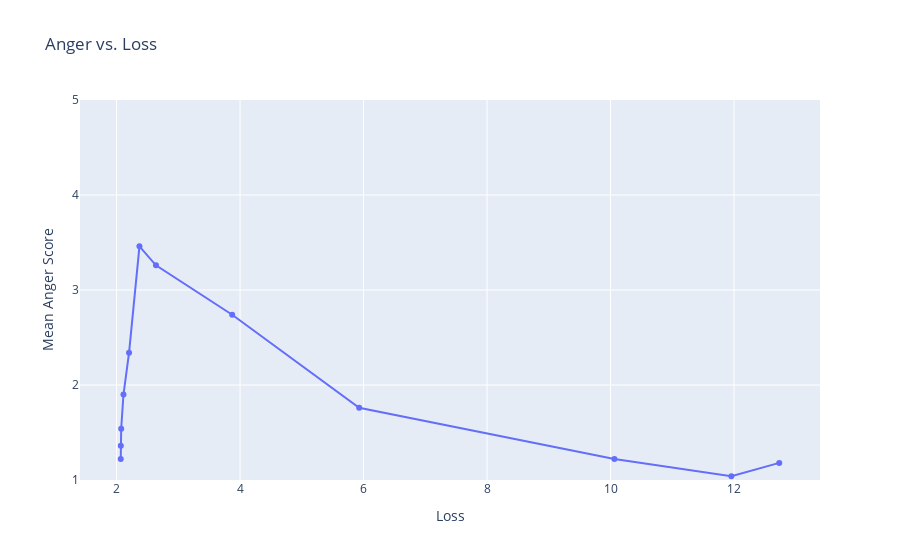

The notebook cell saved with this chart:
### Code cell
fig = px.line(x=losses, y=mean_scores, title="Anger vs. Loss", labels={"x": "Loss", "y": "Mean Anger Score"}, markers=True)
# fig.add_scatter(x=sae_anger_losses, y=sae_anger_scores, mode='lines+markers', name='SAE steering')
fig.update_yaxes(range=[1, 5], dtick=1)
fig.show()

### Figure 1 — Plotly figure (JSON) as saved in the notebook; plotly's stock layout.template omitted (floating-point values rounded to 4 significant figures)
{"data": [{"hovertemplate": "Loss=%{x}<br>Mean Anger Score=%{y}<extra></extra>", "legendgroup": "", "line": {"color": "#636efa", "dash": "solid"}, "marker": {"symbol": "circle"}, "mode": "lines+markers", "name": "", "orientation": "v", "showlegend": false, "type": "scatter", "x": [2.068, 2.069, 2.075, 2.112, 2.202, 2.371, 2.638, 3.872, 5.929, 10.06, 11.96, 12.73], "xaxis": "x", "y": [1.22, 1.36, 1.54, 1.9, 2.34, 3.46, 3.26, 2.74, 1.76, 1.22, 1.04, 1.18], "yaxis": "y"}], "layout": {"legend": {"tracegroupgap": 0}, "title": {"text": "Anger vs. Loss"}, "xaxis": {"anchor": "y", "domain": [0, 1], "title": {"text": "Loss"}}, "yaxis": {"anchor": "x", "domain": [0, 1], "dtick": 1, "range": [1, 5], "title": {"text": "Mean Anger Score"}}}}
